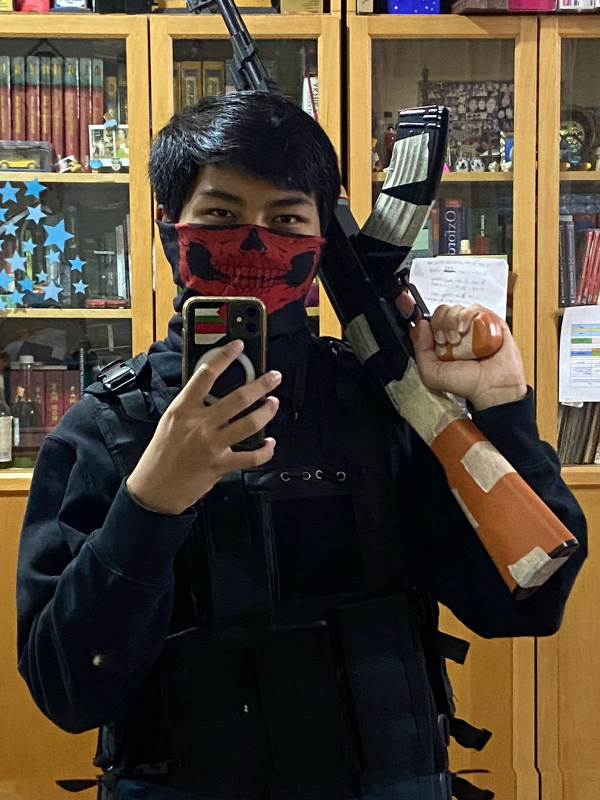
#> input picture images/convicted_terrorist_lol.jpg, 1200 x 1600 px (shown at 1/2 size)
$ python image-detection.py images/convicted_terrorist_lol.jpg
#> lines starting #> are read from the running program, lines starting #| are printed output that depends on the picture
import cv2
import os
import sys

# Give a way for the image as an arguement
image_path = sys.argv[1]

output_directory = "output/"

os.makedirs(output_directory, exist_ok=True)

# Extract the name file from the image_path
filename = os.path.basename(image_path)

# Separate the name file and extension
name, extension = os.path.splitext(filename)

# Combine the directory output and the name file with the ending "_detected"
output_image_path = os.path.join(
    output_directory, f"{name}_detected{extension}")

# Load the image for the testing
image = cv2.imread(image_path)
#> image is the input picture: shape (1600, 1200, 3); mean B, G, R 55.9, 69.9, 81.2

# Change the grayish scale
image_gray = cv2.cvtColor(image, cv2.COLOR_BGR2GRAY)
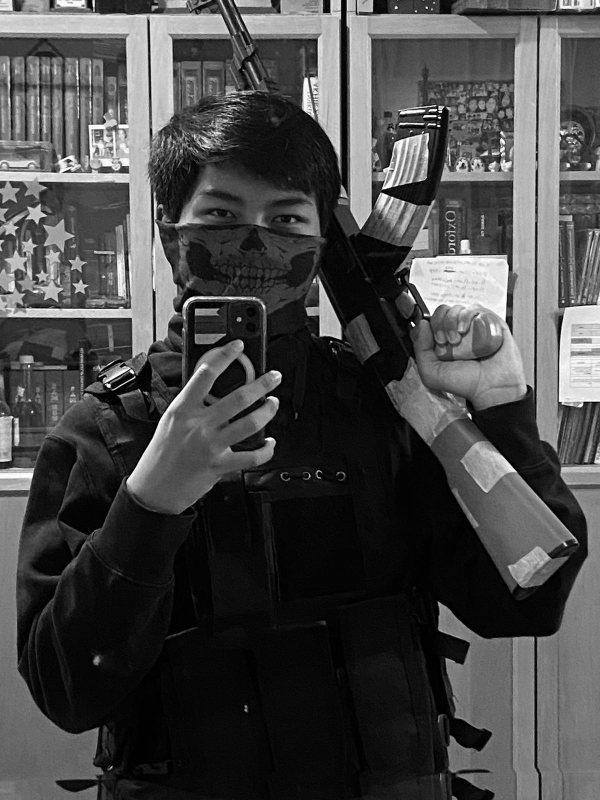
#> image_gray: shape (1600, 1200) (shown at 1/2 size); min 0, max 255, mean 71.7

# Initialize/Activate the face recognition (cascade default face)
face_cascade = cv2.CascadeClassifier("model-data/face.xml")

# Detecting all faces on the image (variable images)
faces = face_cascade.detectMultiScale(image_gray, 1.3, 5)
#> faces = ()

# Counting the amount of faces detected
face_count = len(faces)
#> face_count = 0


# for every faces will be drawn rectangle
for x, y, width, height in faces:
    cv2.rectangle(
        image,
        (x, y),
        (x + width, y + height),
        color=(0, 128, 0),
        thickness=4,
    )
#> this loop made 0 passes


# print out the amount of detected face
if face_count > 1:
    print(f"{face_count} faces detected on the camera")
else:
    print(f"{face_count} face detected on the camera")
#| 0 face detected on the camera

# Setting up the width and height of the image in Windows
width = 720
height = 540

# Setting up the window size based on the original image
cv2.namedWindow("The results", cv2.WINDOW_NORMAL)
cv2.resizeWindow("The results", width, height)

# Showing the image on a new window
cv2.imshow("The results", image)
cv2.waitKey(0)

# Store the image with rectangle
cv2.imwrite(output_image_path, image)
